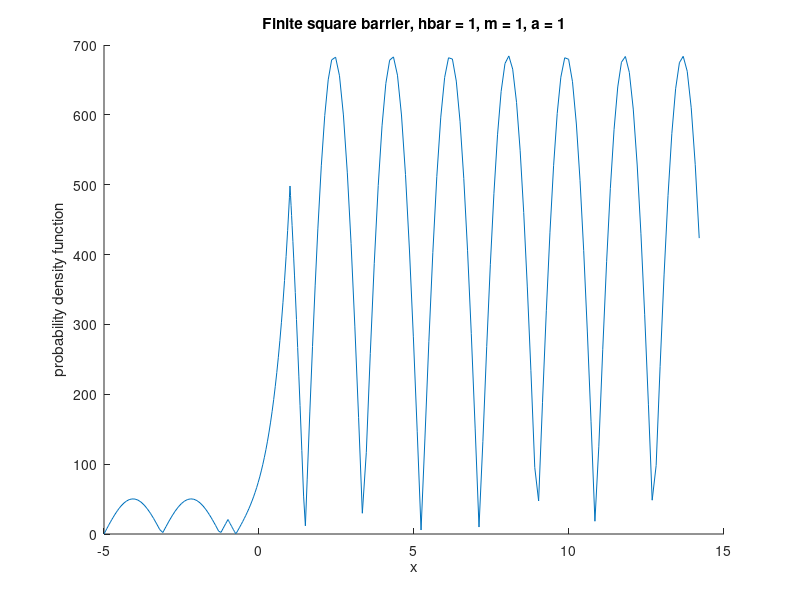

Write MATLAB code to recreate this figure.
% Constants: change these to sensible things
hbar = 1;
m = 1;
E = 1.406; % get this one from "allowedenergies.m" (just read it out of the table)
V0 = 3; % energy level of barrier
a = 1; % width of barrier

%% STEP 1: BEFORE THE BARRIER


% rhs equation
rhs_b = @(x,u)[u(2); -2*m*E./hbar^2 * u(1)];

% choose initial condition based on energy the particle has before the
% barrier:
% basically, this is the value of the function at some point to the left of
% the barrier. 
% make the derivative initial condition zero if you choose a max
% fix to be more accurate later. 
u0_b = [15, 0];
% this is where the initial condition is defined at
xinitial_b = -5; % fix later
% place xfinal a little bit after the barrier starts
% barrier starts at 0 - a, so:
xfinal_b = -1*a;
% before barrier solution
[x_b, u_b] = ode45(rhs_b,[xinitial_b, xfinal_b], u0_b);

% Interpolate to get solution value because it's not in the array
dx = 0.001;
xgrid = xinitial_b:dx:xfinal_b;
u_b_interp = interp1(x_b(:,1), u_b(:,1),xgrid,'spline');
u_b_d_interp = interp1(x_b(:,1),u_b(:,2),xgrid,'spline');

%% STEP 2: INSIDE THE BARRIER
% rhs function for this part
rhs_i = @(x,u)[u(2); -2*m*(E-V0)./hbar^2 * u(1)];
xinitial_i = -1*a; % this is where the barrier starts
xfinal_i = a; % went out a bit so the solution covers it
% initial condition is the value of the PREVIOUS step at the barrier
% beginning

% Goal here is to find the index of x variable at the beginning of the
% barrier, -1*a
%barrindex = find(x_b(:,1)==-1*a,1);
% then use that index to find the value of the func at -1*a and its first
% derivative - these are the initial conditions
%u0_i = [u_b(barrindex,1), u_b(barrindex,2)];

% Above doesn't work, 'find' needs exact match
% interpolation might help:
barrindex = find(xgrid==-1*a,1);
u0_i = [u_b_interp(barrindex),u_b_d_interp(barrindex)];




% now just solve
[x_i, u_i] = ode45(rhs_i,[xinitial_i, xfinal_i], u0_i);

% aaand interpolate this one now
% just redefine xgrid
xgrid = xinitial_i:dx:xfinal_i;
u_i_interp = interp1(x_i(:,1),u_i(:,1),xgrid, 'spline');
u_i_d_interp = interp1(x_i(:,1),u_i(:,2),xgrid, 'spline');

%% PART 3 AFTER THE BARRIER

% same rhs function from first step
rhs_a = @(x,u)[u(2); -2*m*E./hbar^2 * u(1)];
xinitial_a = xfinal_i; % end of barrier
xfinal_a = 100; % whatever you want

% find index of end of barrier:
%barrindex2 = find(x_i(:,1)==a,1);
% initial conditions for after-barrier are the end of the barrier
%u0_i = [u_i(barrindex,1), u_i(barrindex,2)];

% Above doesn't work, 'find' needs exact match
% interpolation might help:
barrindex = find(xgrid==a,1);
u0_a = [u_i_interp(barrindex),u_i_d_interp(barrindex)];

% solve!
[x_a, u_a] = ode45(rhs_a,[xinitial_a,xfinal_a],u0_a);

% after this make a function that is all the u's:
% u_b from xinitial_b to -1*a
% u_i from -1*a to a
% u_a from a to xfinal_a


figure
hold on

newx = [x_b.',x_i.',x_a.'];
newy = [u_b(:,2).',u_i(:,2).',u_a(:,2).'];

prob = abs(newy).*2;

plot(newx(1:(end-700)),prob(1:(end-700)))
xlabel("x")
ylabel("probability density function")
title("Finite square barrier, hbar = 1, m = 1, a = 1")

